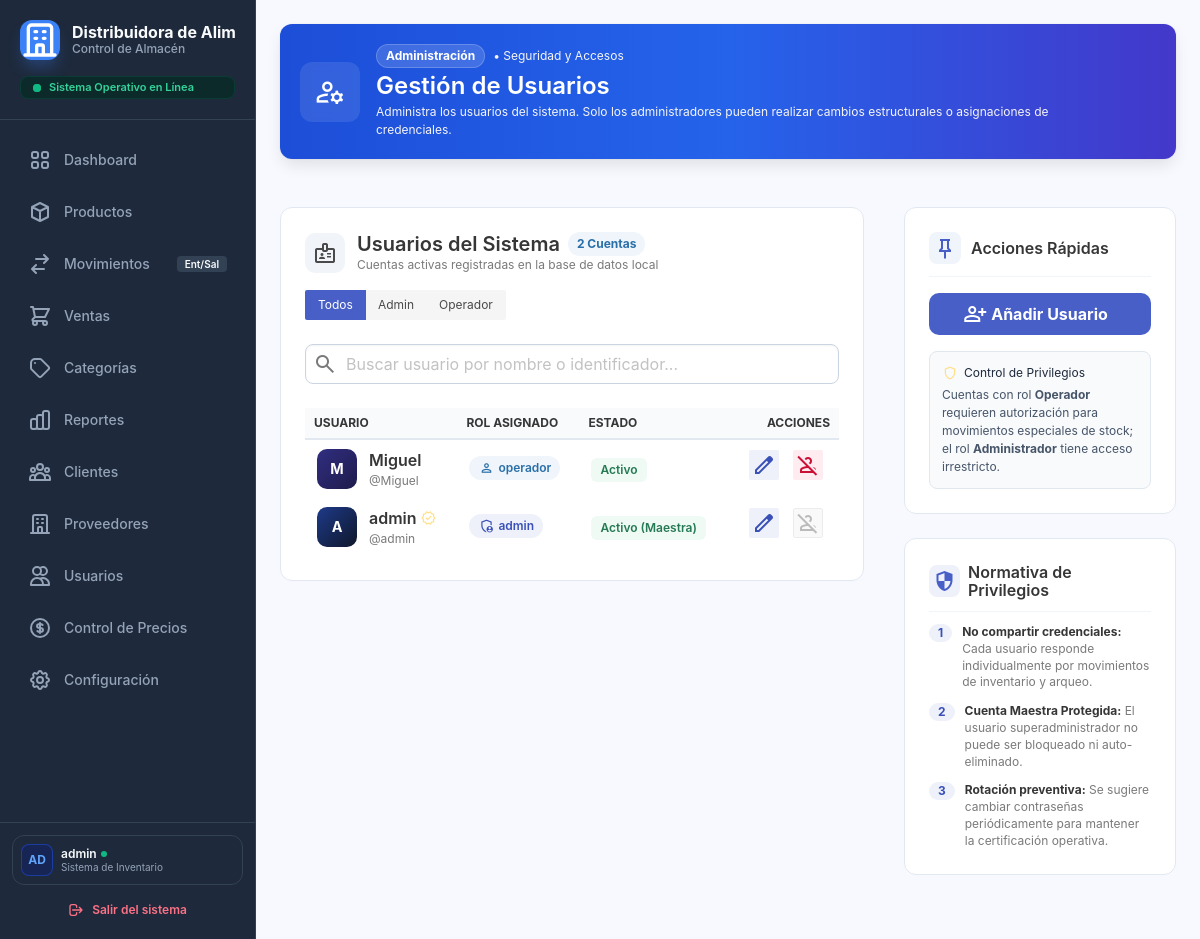
Page /index.php?controller=usuario&action=formusuario (signed in) on the earlier database version.
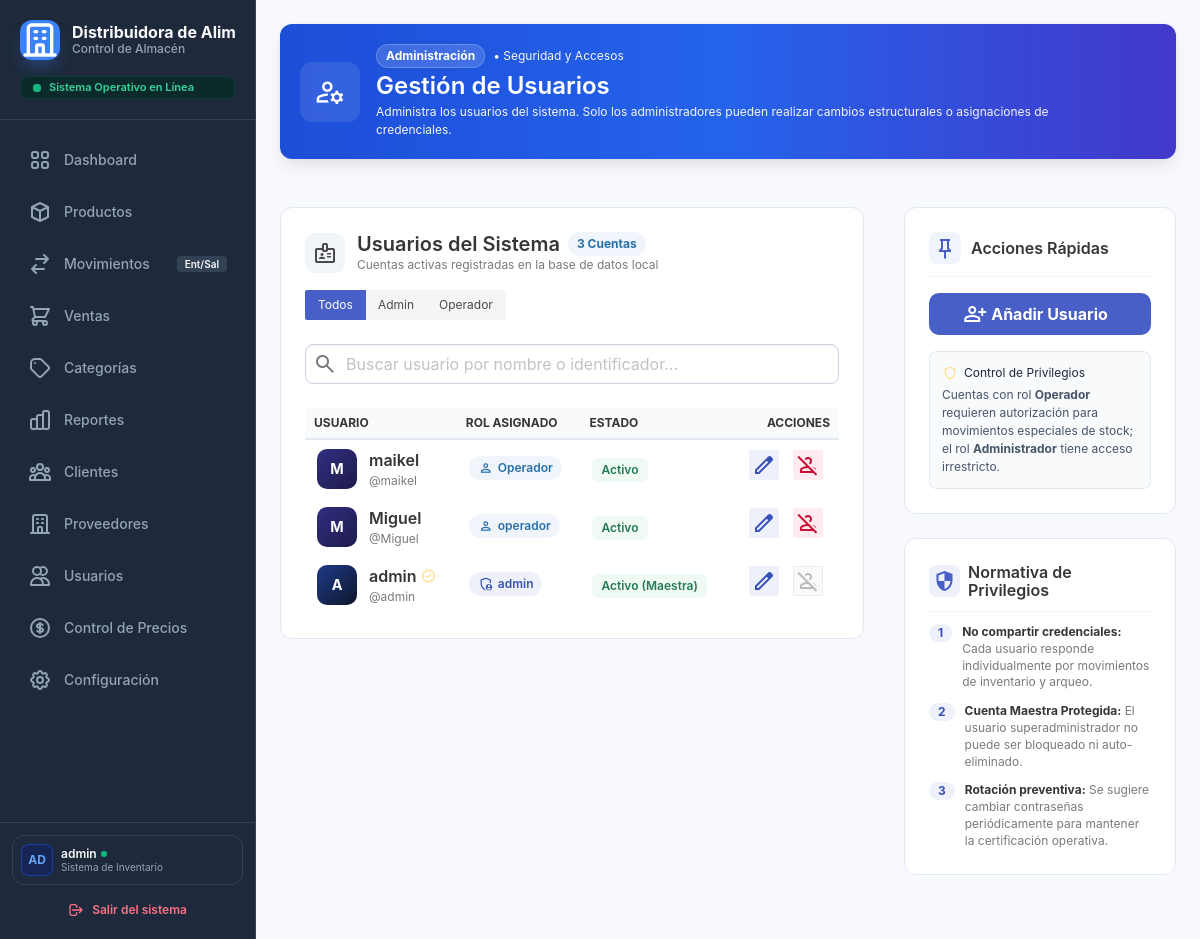
Same page on the later database version.
### tables this page shows
CREATE TABLE `usuarios` (
  `id` int(11) NOT NULL,
  `username` varchar(100) NOT NULL,
  `password_hash` varchar(255) NOT NULL,
  `last_connection` datetime DEFAULT NULL,
  `rol` varchar(10) NOT NULL,
  `is_active` tinyint(4) DEFAULT 1
);

### app/controller/usuarioController.php (called while the page is built, shortened)
<?php
require_once __DIR__.'/../helpers/seguridad.php';
require_once __DIR__.'/../model/usuarioModel.php';
    class usuarioController{
        private $model;
    public function __construct(){
        $database = new Database();
        $pdo = $database->getConnection();
        $this->model = new usuarioModel($pdo);
    }
    public function formusuario(){
         $usuarios = $this->model->getAll();
        require_once '../app/views/usuario/usuario.php';
    }
}
?>

### public/index.php (called while the page is built, shortened)
<?php
require_once __DIR__ . '/../app/helpers/seguridad.php';
$controlador = $_GET['controller'] ?? 'sistema';
$accion      = $_GET['action']     ?? 'index';
$controlador = is_string($controlador) ? strtolower($controlador) : '';
$accion      = is_string($accion)      ? strtolower($accion)      : '';
$definicion = $rutas[$controlador];
$ruta       = $definicion['acciones'][$accion];
$json       = $ruta['json'];
try {
    $instancia = new $clase();
    $instancia->$accion();
} catch (Throwable $e) {
    registrarEvento('error_interno', $controlador . '/' . $accion . ': ' . $e->getMessage());
    responderError(
        500,
        MODO_DESARROLLO ? $e->getMessage() : 'Ocurrió un error interno. Inténtalo de nuevo más tarde.',
        $json
    );
}

### app/model/usuarioModel.php (called while the page is built, shortened)
<?php
class usuarioModel{
    private $pdo;
    public function __construct($pdo){
        $this->pdo = $pdo;
    }
    public function getAll(){
        $stmt = $this->pdo->query("SELECT * FROM usuarios ORDER BY id DESC");
        return $stmt->fetchAll();
    }
}
?>

### app/helpers/seguridad.php (called while the page is built, shortened)
<?php
function urlAccion(string $controlador, string $accion, array $parametros = []): string
{
    return 'index.php?' . http_build_query(
        ['controller' => $controlador, 'action' => $accion] + $parametros
    );
}

### app/views/usuario/usuario.php (the view, shortened to what the changed rows need)
<?php
$usuarios = $usuarios ?? [];
?>
<!DOCTYPE html>
<html lang="es">
<head>
    <link href="https://cdnjs.cloudflare.com/ajax/libs/font-awesome/6.4.0/css/all.min.css" rel="stylesheet">
    <link href="https://cdn.jsdelivr.net/npm/bulma@0.9.4/css/bulma.min.css" rel="stylesheet">
    <link rel="stylesheet" href="assets/css/sidebar.css" />
    <link rel="stylesheet" href="assets/css/tablas.css" />
</head>
<body class="is-flex" style="background-color: #f8f9ff; height: 100vh; overflow: hidden; width: 100%;">
    <?php require_once __DIR__ . '/../layouts/sidebar.php'; ?>
    <main class="main is-flex-grow-1" style="background-color: #f8f9ff; width: 100%; height: 100vh; overflow-y: auto; overflow-x: hidden;">
        <div class="p-5" style="width: 100%; padding-bottom: 4rem !important;">
            <div class="box mb-6" style="background: linear-gradient(90deg, #1d4ed8 0%, #2563eb 50%, #4338ca 100%); border-radius: 12px; border: none; overflow: hidden; position: relative;">
                <div class="is-flex is-align-items-center is-justify-content-space-between is-flex-wrap-wrap" style="gap: 1.5rem; position: relative; z-index: 2;">
                    <div class="is-flex is-align-items-center" style="gap: 1rem;">
                        <div>
                            <h1 class="title is-4 has-text-white mb-0 mt-1">Gestión de Usuarios</h1>
                        </div>
                    </div>
                </div>
            </div>
            <div class="columns is-variable is-5">
                <div class="column is-8">
                    <div class="box is-shadowless" style="border: 1px solid #e2e8f0; border-radius: 12px; padding: 1.5rem; background: white;">
                        <div class="is-flex is-align-items-center is-justify-content-space-between is-flex-wrap-wrap mb-4" style="gap: 1rem;">
                            <div class="is-flex is-align-items-center" style="gap: 12px;">
                                <div>
                                    <div class="is-flex is-align-items-center" style="gap: 8px;">
                                        <h2 class="title is-5 mb-0 has-text-dark">Usuarios del Sistema</h2>
                                        <span class="tag is-info is-light is-rounded has-text-weight-bold" id="contadorFilas">
                                            <?= count($usuarios) ?> Cuentas
                                        </span>
                                    </div>
                                </div>
                            </div>
                        </div>
                        <div class="table-container">
                            <table class="table is-fullwidth is-hoverable" id="tablaUsuarios">
                                <thead>
                                    <tr style="background-color: #f8fafc; border-bottom: 2px solid #e2e8f0;">
                                        <th class="is-size-7 is-uppercase has-text-grey-semibold">Usuario</th>
                                        <th class="is-size-7 is-uppercase has-text-grey-semibold">Rol Asignado</th>
                                        <th class="is-size-7 is-uppercase has-text-grey-semibold">Estado</th>
                                        <th class="is-size-7 is-uppercase has-text-grey-semibold text-right" style="text-align: right;">Acciones</th>
                                    </tr>
                                </thead>
                                <tbody>
                                    <?php if (!empty($usuarios)): ?>
                                        <?php foreach ($usuarios as $a): ?>
                                            <?php
                                                $idUser = $a['id'] ?? '';
                                                $username = $a['username'] ?? 'user';
                                                $rolRaw = strtolower($a['rol'] ?? 'operador');
                                                $esAdmin = (str_contains($rolRaw, 'admin') || str_contains($rolRaw, 'administrador'));
                                                $esSuperAdmin = ($username === 'admin' || $idUser == 1);
                                                $estadoVal = $a['is_active'] ?? 0;
                                                $esActivo = ($estadoVal == 1);
                                                $inicial = strtoupper(substr($username, 0, 1));
                                            ?>
                                            <tr class="fila-busqueda"
                                                data-rol="<?= $esAdmin ? 'admin' : 'operador' ?>"
                                                data-estado="<?= $esActivo ? 'activo' : 'inactivo' ?>">
                                                <td class="is-vcentered">
                                                    <div class="is-flex is-align-items-center" style="gap: 12px;">
                                                        <div class="is-flex is-align-items-center is-justify-content-center has-text-white has-text-weight-bold flex-shrink-0"
                                                             style="width: 40px; height: 40px; border-radius: 10px; font-size: 0.9rem; background: <?= $esAdmin ? 'linear-gradient(135deg, #1e3a8a, #0f172a)' : 'linear-gradient(135deg, #312e81, #1e1b4b)' ?>;">
                                                            <?= $inicial ?>
                                                        </div>
                                                        <div class="is-flex is-flex-direction-column">
                                                            <div class="is-flex is-align-items-center" style="gap: 4px;">
                                                                <span class="has-text-weight-semibold has-text-dark is-size-6 nombre-user"><?= htmlspecialchars($username) ?></span>
                                                                <?php if ($esSuperAdmin): ?>
                                                                    <span class="material-symbols-outlined is-size-6 has-text-warning" title="Superusuario">verified</span>
                                                                <?php endif; ?>
                                                            </div>
                                                            <span class="is-size-7 font-mono has-text-grey username-user">@<?= htmlspecialchars($username) ?></span>
                                                        </div>
                                                    </div>
                                                </td>
                                                <td class="is-vcentered">
                                                    <span class="tag is-rounded has-text-weight-semibold <?= $esAdmin ? 'is-link' : 'is-info' ?> is-light" style="font-size: 0.75rem;">
                                                        <span class="material-symbols-outlined is-size-6 mr-1"><?= $esAdmin ? 'admin_panel_settings' : 'person' ?></span>
                                                        <?= htmlspecialchars($a['rol'] ?? 'Operador') ?>
                                                    </span>
                                                </td>
                                                <td class="is-vcentered">
                                                    <?php if ($esActivo): ?>
                                                        <span class="tag is-success is-light has-text-weight-semibold" style="border-radius: 6px;">
                                                            <?= $esSuperAdmin ? 'Activo (Maestra)' : 'Activo' ?>
                                                        </span>
                                                    <?php else: ?>
                                                        <span class="tag is-danger is-light has-text-weight-semibold" style="border-radius: 6px;">
                                                            Inactivo
                                                        </span>
                                                    <?php endif; ?>
                                                </td>
                                                <td class="is-vcentered text-right" style="text-align: right;">
                                                    <div class="buttons is-right mb-0" style="gap: 6px; justify-content: flex-end;">
                                                        <a href="<?= urlAccion('usuario', 'formusuarioeditar') ?>&id=<?= $idUser ?>" class="button is-small is-link is-light" title="Editar usuario">
                                                            <span class="icon"><span class="material-symbols-outlined">edit</span></span>
                                                        </a>
                                                        <?php if ($esSuperAdmin): ?>
                                                            <button type="button" class="button is-small is-static" disabled title="No es posible suspender la cuenta maestra de control">
                                                                <span class="icon"><span class="material-symbols-outlined">person_off</span></span>
                                                            </button>
                                                        <?php else: ?>
                                                            <button type="button"
                                                                    class="button is-small <?= $esActivo ? 'is-danger' : 'is-success' ?> is-light btn-toggle-estado"
                                                                    data-nombre="<?= htmlspecialchars($username) ?>"
                                                                    data-activo="<?= $esActivo ? '1' : '0' ?>"
                                                                    data-url="<?= urlAccion('usuario', 'eliminar') ?>&id=<?= $idUser ?>"
                                                                    title="<?= $esActivo ? 'Desactivar acceso' : 'Reactivar acceso' ?>">
                                                                <span class="icon">
                                                                    <span class="material-symbols-outlined"><?= $esActivo ? 'person_off' : 'check_circle' ?></span>
                                                                </span>
                                                            </button>
                                                        <?php endif; ?>
                                                    </div>
                                                </td>
                                            </tr>
                                        <?php endforeach; ?>
                                    <?php endif; ?>
                                </tbody>
                            </table>
                        </div>
                    </div>
                </div>
            </div>
        </div>
    </main>
</body>
</html>

Differences in the rows shown:
added usuarios: username "M", username "maikel", rol "Operador", is_active "Activo"
Other differences:
count($usuarios): "2" → "3"
